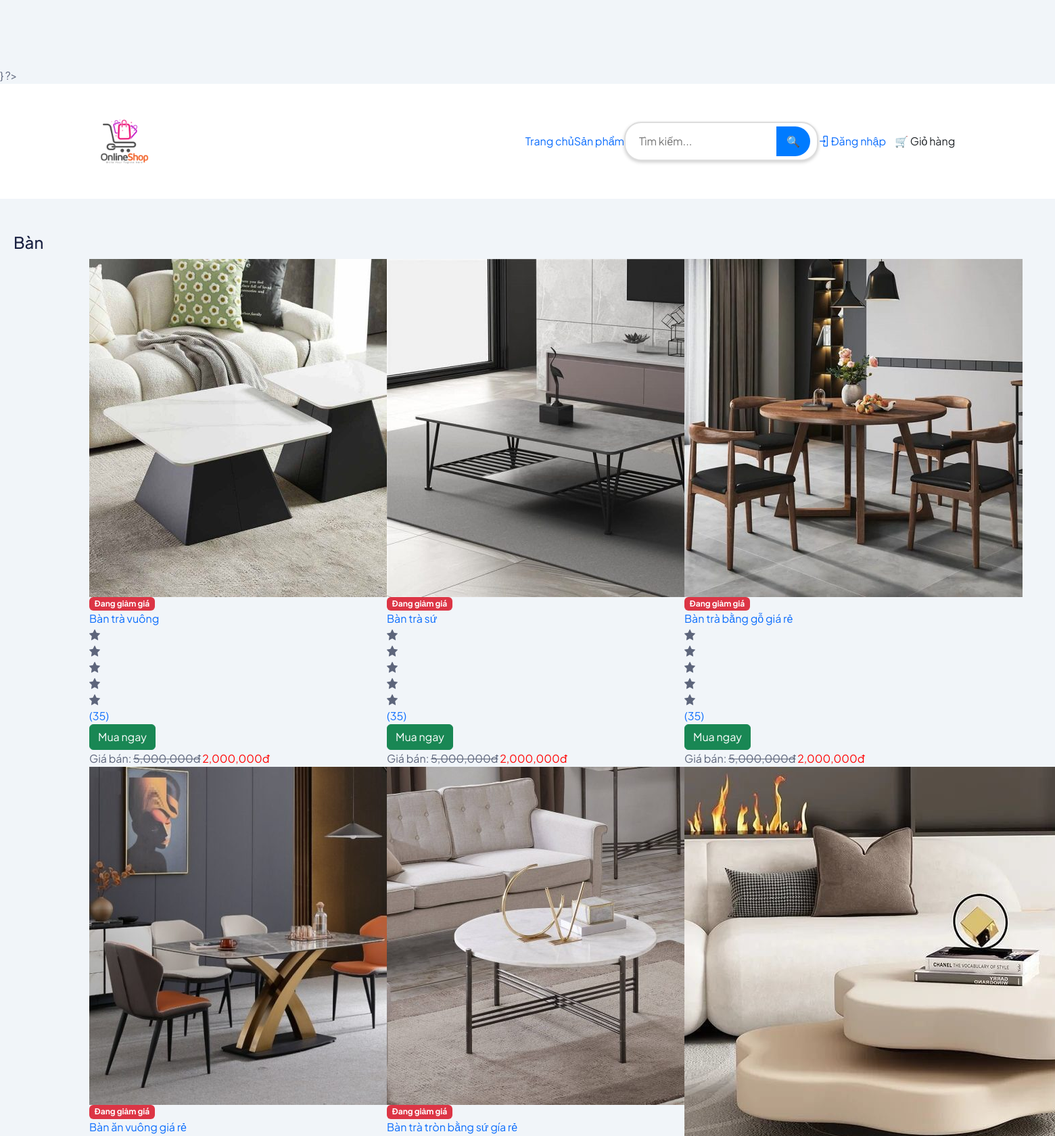
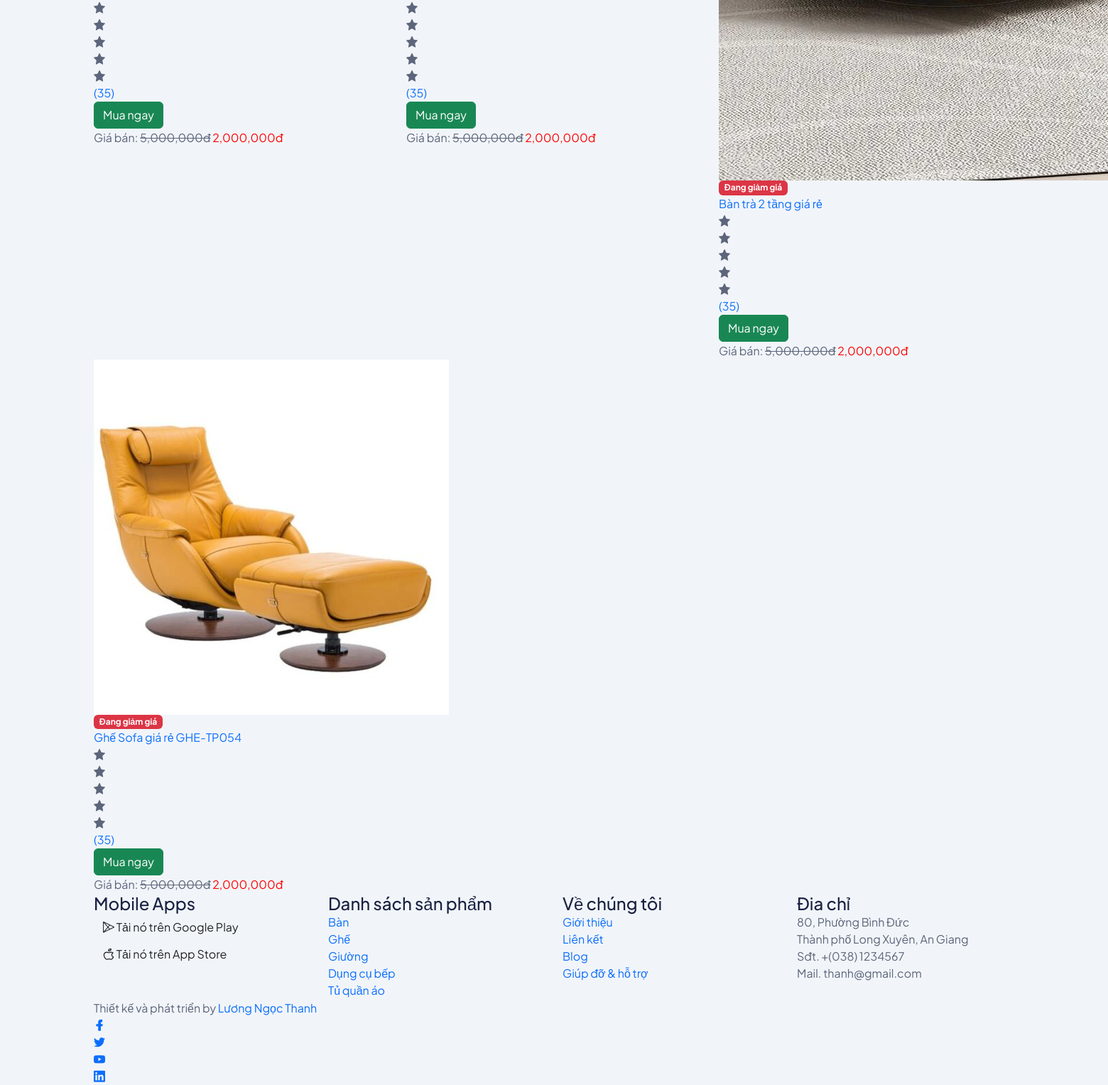
The app's page /?action=group&id=1 with its own data (2 pictures, top to bottom).
### tables this page shows
CREATE TABLE `danhmuc` (
  `id` int(11) NOT NULL,
  `tendanhmuc` varchar(50) NOT NULL,
  `mota` varchar(1000) NOT NULL
);

CREATE TABLE `mathang` (
  `id` int(11) NOT NULL,
  `tenmathang` varchar(255) NOT NULL,
  `mota` text NOT NULL,
  `giaban` float NOT NULL,
  `giagoc` float NOT NULL,
  `soluongton` int(11) NOT NULL,
  `hinhanh` varchar(255) NOT NULL,
  `luotxem` int(11) NOT NULL,
  `luotmua` int(11) NOT NULL,
  `danhmuc_id` int(11) NOT NULL
);

### model/danhmuc.php (called while the page is built, shortened)
<?php
class DANHMUC{
    public function laydanhmuc(){
        $dbcon = DATABASE::connect();
        try{
            $sql = "SELECT * FROM danhmuc";
            $cmd = $dbcon->prepare($sql);
            $cmd->execute();
            $result = $cmd->fetchAll();
            return $result;
        }
        catch(PDOException $e){
            $error_message = $e->getMessage();
            echo "<p>Lỗi truy vấn: $error_message</p>";
            exit();
        }
    }
    public function laydanhmuctheoid($id){
        $dbcon = DATABASE::connect();
        try{
            $sql = "SELECT * FROM danhmuc WHERE id=:id";
            $cmd = $dbcon->prepare($sql);
            $cmd->bindValue(":id", $id);
            $cmd->execute();
            $result = $cmd->fetch();
            return $result;
        }
        catch(PDOException $e){
            $error_message = $e->getMessage();
            echo "<p>Lỗi truy vấn: $error_message</p>";
            exit();
        }
    }
}
?>

### model/mathang.php (called while the page is built, shortened)
<?php
class MATHANG{
    public function laymathangtheodanhmuc($danhmuc_id){
        $dbcon = DATABASE::connect();
        try{
            $sql = "SELECT * FROM mathang WHERE danhmuc_id=:madm" ;
            $cmd = $dbcon->prepare($sql);
			$cmd->bindValue(":madm",$danhmuc_id);
            $cmd->execute();
            $result = $cmd->fetchAll();
            return $result;
        }
        catch(PDOException $e){
            $error_message = $e->getMessage();
            echo "<p>Lỗi truy vấn: $error_message</p>";
            exit();
        }
    }
    public function laymathangxemnhieu(){
        $dbcon = DATABASE::connect();
        try{
            $sql = "SELECT * FROM mathang ORDER BY luotxem DESC LIMIT 3";
            $cmd = $dbcon->prepare($sql);
            $cmd->execute();
            $result = $cmd->fetchAll();
            return $result;
        }
        catch(PDOException $e){
            $error_message = $e->getMessage();
            echo "<p>Lỗi truy vấn: $error_message</p>";
            exit();
        }
    }
}
?>

### public/group.php (the view)
<?php
include("inc/top.php");
?>
<h3 style="margin: 50px 0px 0px 20px;">
    <?php echo $tendm ?>
</h3>
<section class="items-grid section" style="margin-top: 10px;">
    <div class="container">
        <div class="single-head">
            <div class="row">
<?php
if($mathang != null){
    foreach($mathang as $m):
?>
                <div class="col-lg-4 col-md-6 col-12">
                    <div class="single-grid wow fadeInUp" data-wow-delay=".2s">
                        <div class="image">
                            <a href="?action=detail&id=<?php echo $m["id"]; ?>" class="thumbnail">
                                <img src="../<?php echo $m["hinhanh"]; ?>" alt="<?php echo $m["tenmathang"]; ?>">
                            </a>
                            <p class="badge bg-danger text-white">Đang giảm giá</p>
                        </div>
                        <div class="content">
                            <div class="top-content">
                                <a href="?action=detail&id=<?php echo $m["id"]; ?>" class="tag"><?php echo $m["tenmathang"]; ?></a>
                                <ul class="rating">
                                    <li><i class="lni lni-star-filled"></i></li>
                                    <li><i class="lni lni-star-filled"></i></li>
                                    <li><i class="lni lni-star-filled"></i></li>
                                    <li><i class="lni lni-star-filled"></i></li>
                                    <li><i class="lni lni-star-filled"></i></li>
                                    <li><a href="javascript:void(0)">(35)</a></li>
                                </ul>
                                <ul>
                                    <li><a href="index.php?action=chovaogio&id=<?php echo $m["id"]; ?>" class="btn btn-success">Mua ngay</a></li>
                                </ul>
                            </div>
                            <div class="bottom-content">
                                <?php if ($m["giaban"] != $m["giagoc"]){ ?>
                                <p class="price">Giá bán:
                                <span class="text-decoration-line-through"><?php echo number_format($m["giagoc"]); ?>đ</span><?php }  ?>
                                <span style="color: red"><?php echo number_format($m["giaban"]); ?>đ</span></p>
                            </div>
                        </div>
                    </div>
                </div>
<?php
    endforeach;
    }
    else{
        echo "<p>Danh mục này hiện chưa có mặt hàng. Vui lòng xem danh mục khác...</p>";
    }
?>
            </div>
        </div>
    </div>
</section>
<?php
include("inc/bottom.php");
?>

### public/index.php (shortened to what this page needs)
<?php
require("../model/danhmuc.php");
require("../model/mathang.php");
$dm = new DANHMUC();
$danhmuc = $dm->laydanhmuc();
$mh = new MATHANG();
$mathangxemnhieu = $mh->laymathangxemnhieu();
if(isset($_REQUEST["action"])){
    $action = $_REQUEST["action"];
}
else{
    $action="null";
}
switch($action){
    case "group":
        if(isset($_REQUEST["id"])){
            $madm = $_REQUEST["id"];
            $dmuc = $dm->laydanhmuctheoid($madm);
            $tendm =  $dmuc["tendanhmuc"];
            $mathang = $mh->laymathangtheodanhmuc($madm);
            include("group.php");
        }
        else{
            include("main.php");
        }
        break;
}
?>

### public/inc/top.php (shortened to what this page needs)
<!DOCTYPE html>
<html class="no-js" lang="en">
    <head>
            <link rel="stylesheet" href="../assets/css/bootstrap.min.css" />
            <link rel="stylesheet" href="../assets/css/LineIcons.2.0.css" />
            <link rel="stylesheet" href="../assets/css/animate.css" />
            <link rel="stylesheet" href="../assets/css/tiny-slider.css" />
            <link rel="stylesheet" href="../assets/css/glightbox.min.css" />
            <link rel="stylesheet" href="../assets/css/main.css" />
        </head>
        <body>
            <header class="header navbar-area">
                <div class="container">
                    <div class="row align-items-center">
                        <div class="col-lg-12">
                            <div class="nav-inner">
                                <nav class="navbar navbar-expand-lg">
                                    <a class="navbar-brand" href="index.php">
                                        <img style="width: 100px; height: 100px;" src="../assets/images/logo/logo.png" alt="Logo">
                                    </a>
                                    <div class="collapse navbar-collapse sub-menu-bar" id="navbarSupportedContent">
                                        <ul id="nav" class="navbar-nav ms-auto">
                                            <li class="nav-item">
                                                <a class="dd-menu collapsed" href="index.php"
                                                >Trang chủ</a>
                                            </li>
                                            <li class="nav-item">
                                                <a href="javascript:void(0)" aria-label="Toggle navigation">Sản phẩm</a>
                                            </li>
                                        </ul>
                                        </div>
                                        <div class="search-container">
                                            <input type="text" placeholder="Tìm kiếm..." class="search-input">
                                            <button class="search-button">🔍</button>
                                        </div>
                                        <div class="login-button">
                                            <?php if(isset($_SESSION["khachhang"])){ ?>
                                            <ul class="navbar-nav me-auto mb-2 mb-lg-0 ms-lg-4">
                                                <li class="nav-item"><a class="nav-link text-warning" href="index.php?action=thongtin" >Chào <?php echo $_SESSION["khachhang"]["hoten"]; ?></a></li>
                                                <li class="nav-item"><a class="nav-link" href="index.php?action=dangxuat">Đăng xuất</a></li>
                                            </ul>
                                            <?php } else{ ?>
                                            <ul>
                                                <li>
                                                    <a href="index.php?action=dangnhap"><i class="lni lni-enter"></i> Đăng nhập</a>
                                                </li>
                                            </ul>
                                            <?php } ?>
                                        </div>
                                        <div class="button header-button">
                                            <a class="btn" href="index.php?action=giohang">🛒 Giỏ hàng <span class="cart-count"></span></a>
                                        </div>
                                        </nav>
                                    </div>
                                </div>
                                </div>
                                </div>
                            </header>

### public/inc/bottom.php (shortened to what this page needs)
        <footer class="footer">
        <div class="footer-top">
            <div class="container">
                <div class="row">
                    <div class="col-lg-3 col-md-6 col-12">
                        <div class="single-footer mobile-app">
                            <h3>Mobile Apps</h3>
                            <div class="app-button">
                                <a href="javascript:void(0)" class="btn">
                                    <i class="lni lni-play-store"></i>
                                    <span class="text">
                                        <span class="small-text">Tải nó trên</span>
                                        Google Play
                                    </span>
                                </a>
                                <a href="javascript:void(0)" class="btn">
                                    <i class="lni lni-apple"></i>
                                    <span class="text">
                                        <span class="small-text">Tải nó trên</span>
                                        App Store
                                    </span>
                                </a>
                            </div>
                        </div>
                    </div>
                    <div class="col-lg-3 col-md-6 col-12">
                        <div class="single-footer f-link">
                            <h3>Danh sách sản phẩm</h3>
                            <div class="row">
                                <div class="col-lg-6 col-md-6 col-12">
                                    <ul>
                                        <?php foreach ($danhmuc as $d): ?>
                                            <li><a href="?action=group&id=<?php echo $d["id"]; ?>">
                                            <?php echo $d["tendanhmuc"]; ?></a></li>
                                        <?php endforeach; ?>
                                    </ul>
                                </div>
                            </div>
                        </div>
                    </div>
                    <div class="col-lg-3 col-md-6 col-12">
                        <div class="single-footer f-link">
                            <h3>Về chúng tôi</h3>
                            <ul>
                                <li><a href="">Giới thiệu</a></li>
                                <li><a href="">Liên kết</a></li>
                                <li><a href="">Blog</a></li>
                                <li><a href="">Giúp đỡ & hỗ trợ</a></li>
                            </ul>
                        </div>
                    </div>
                    <div class="col-lg-3 col-md-6 col-12">
                        <div class="single-footer f-contact">
                            <h3>Đia chỉ</h3>
                            <ul>
                                <li>80, Phường Bình Đức<br> Thành phố Long Xuyên, An Giang</li>
                                <li>Sđt. +(038) 1234567 <br> Mail. thanh@gmail.com</li>
                            </ul>
                        </div>
                    </div>
                </div>
            </div>
        </div>
        <div class="footer-bottom">
            <div class="container">
                <div class="inner">
                    <div class="row">
                        <div class="col-12">
                            <div class="content">
                                <p class="copyright-text">Thiết kế và phát triển by <a href="https://www.facebook.com/ngocthanh.luong.391420"
                                        rel="nofollow" target="_blank">Lương Ngọc Thanh</a>
                                </p>
                                <ul class="footer-social">
                                    <li><a href="https://www.facebook.com/ngocthanh.luong.391420"><i class="lni lni-facebook-filled"></i></a></li>
                                    <li><a href="javascript:void(0)"><i class="lni lni-twitter-original"></i></a></li>
                                    <li><a href="javascript:void(0)"><i class="lni lni-youtube"></i></a></li>
                                    <li><a href="javascript:void(0)"><i class="lni lni-linkedin-original"></i></a></li>
                                </ul>
                            </div>
                        </div>
                    </div>
                </div>
            </div>
        </div>
    </footer>
    </body>
</html>

### public/inc/top.php (style rules this page uses)
header { position: fixed; top: 0; width: 100%; z-index: 1000; }
body { padding-top: 100px; Điều chỉnh theo chiều cao của header }
.search-container { display: flex; align-items: center; background-color: #fff; border: 2px solid #ddd; border-radius: 25px; padding: 5px 10px; box-shadow: 0 2px 5px rgba(0, 0, 0, 0.2); }
.search-input { border: none; outline: none; padding: 10px; font-size: 16px; flex: 1; border-radius: 25px 0 0 25px; }
.search-button { background-color: #007bff; color: white; border: none; padding: 10px 15px; font-size: 16px; cursor: pointer; border-radius: 0 25px 25px 0; }

### records on screen
danhmuc: tendanhmuc "Bàn"
mathang: hinhanh (picture), shows "Đang giảm giá", tenmathang "Bàn trà vuông", giagoc "5,000,000", giaban "2,000,000"
mathang: hinhanh (picture), shows "Đang giảm giá", tenmathang "Bàn trà sứ", giagoc "5,000,000", giaban "2,000,000"
mathang: hinhanh (picture), shows "Đang giảm giá", tenmathang "Bàn trà bằng gỗ giá rẻ", giagoc "5,000,000", giaban "2,000,000"
mathang: hinhanh (picture), shows "Đang giảm giá", tenmathang "Bàn ăn vuông giá rẻ", giagoc "5,000,000", giaban "2,000,000"
mathang: hinhanh (picture), shows "Đang giảm giá", tenmathang "Bàn trà tròn bằng sứ gía rẻ", giagoc "5,000,000", giaban "2,000,000"
mathang: hinhanh (picture), shows "Đang giảm giá", tenmathang "Bàn trà 2 tầng giá rẻ", giagoc "5,000,000", giaban "2,000,000"
mathang: hinhanh (picture), shows "Đang giảm giá", tenmathang "Ghế Sofa giá rẻ GHE-TP054", giagoc "5,000,000", giaban "2,000,000"
danhmuc: tendanhmuc "Ghế"
danhmuc: tendanhmuc "Giường"
danhmuc: tendanhmuc "Dụng cụ bếp"
danhmuc: tendanhmuc "Tủ quần áo"
